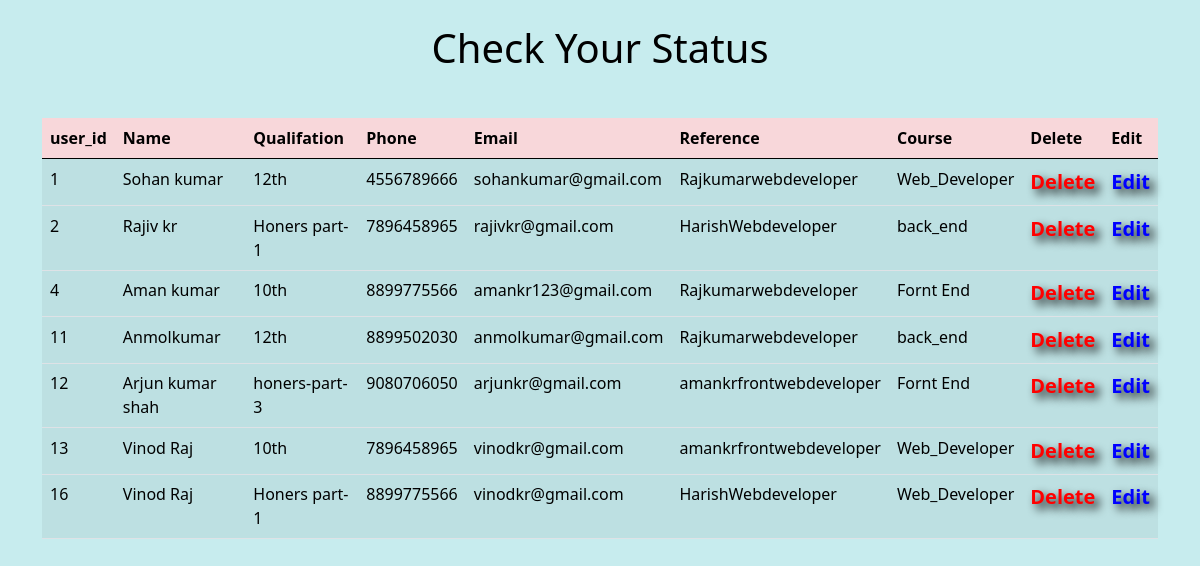
/check_status.php, run on the app's committed database.
### tables this page shows
CREATE TABLE `student_applay_form` (
  `id` int(255) NOT NULL,
  `name` varchar(50) NOT NULL,
  `qualifation` varchar(100) NOT NULL,
  `phone` varchar(50) NOT NULL,
  `email` varchar(100) NOT NULL,
  `support` varchar(255) NOT NULL,
  `course` varchar(50) NOT NULL
);

### check_status.php (the view, shortened to what this page needs)
<?php
    include("./database.php");
?>
<!DOCTYPE html>
<html lang="en">
<head>
    <link rel="stylesheet" href="./css/bootstrap_responsive.css">
</head>
<body>
   <div class="container-fluid" style="background-color:#c7ecee;height:100vh;">
    <div class="container">
       <div class="box">
            <h1 class="py-4">Check Your Status</h1>
            <table class="table table-striped">
                <thead class="table-danger">
                    <th>user_id</th>
                    <th>Name</th>
                    <th>Qualifation</th>
                    <th>Phone</th>
                    <th>Email</th>
                    <th>Reference</th>
                    <th>Course</th>
                    <th>Delete</th>
                    <th>Edit</th>
                </thead>
                <tbody>
                    <?php
                    $query=mysqli_query($sql,"select * from student_applay_form");
                    while($row=mysqli_fetch_array($query))
                    {
                        $id=$row[0];
                        $name=$row[1];
                        $qli=$row[2];
                        $phone=$row[3];
                        $email=$row[4];
                        $ref=$row[5];
                        $course=$row[6];
                    ?>
                   <form method="GET">
                     <tr>
                          <td> <?php echo $id  ?> </td>
                          <td> <?php echo $name  ?> </td>
                          <td> <?php echo $qli  ?> </td>
                          <td> <?php echo $phone  ?> </td>
                          <td> <?php echo $email  ?> </td>
                          <td> <?php echo $ref  ?> </td>
                          <td> <?php echo $course  ?> </td>
                          <td> <a href="delete.php?idth=<?php echo $id;  ?>" class="delete">Delete </a></td>
                          <td> <a href="update.php?idtt=<?php echo $id; ?>" class="edit">Edit</a> </td>
                   </form>
                    <?php } ?>
                </tbody>
            </table>
        </div>
    </div>
</div>
</body>
</html>

### check_status.php (style rules this page uses)
* { margin:0px; padding:0px; box-sizing:border-box; }
h1 { text-align:center; margin-bottom:2%; box-sizing:border-box; color:#000; }
table { width:80%; margin:0px auto; }
thead th { padding:1% 0px; }
tbody td { padding:0.5% 10px; color:black; font-weight:500; }
.delete { color:red; text-decoration:none; font-weight:700; font-size:20px; text-shadow:5px 5px 10px black; border:none; }
.edit { color:blue; text-decoration:none; font-weight:700; font-size:20px; text-shadow:5px 5px 10px black; border:none; }

### data on the page
student_applay_form: id "1", name "Sohan kumar", qualifation "12th", phone "4556789666", email "sohankumar@gmail.com", support "Rajkumarwebdeveloper", course "Web_Developer"
student_applay_form: id "2", name "Rajiv kr", qualifation "Honers part-1", phone "7896458965", email "rajivkr@gmail.com", support "HarishWebdeveloper", course "back_end"
student_applay_form: id "4", name "Aman kumar", qualifation "10th", phone "8899775566", email "amankr123@gmail.com", support "Rajkumarwebdeveloper", course "Fornt End"
student_applay_form: id "11", name "Anmolkumar", qualifation "12th", phone "8899502030", email "anmolkumar@gmail.com", support "Rajkumarwebdeveloper", course "back_end"
student_applay_form: id "12", name "Arjun kumar shah", qualifation "honers-part-3", phone "9080706050", email "arjunkr@gmail.com", support "amankrfrontwebdeveloper", course "Fornt End"
student_applay_form: id "13", name "Vinod Raj", qualifation "10th", phone "7896458965", email "vinodkr@gmail.com", support "amankrfrontwebdeveloper", course "Web_Developer"
student_applay_form: id "16", name "Vinod Raj", qualifation "Honers part-1", phone "8899775566", email "vinodkr@gmail.com", support "HarishWebdeveloper", course "Web_Developer"
